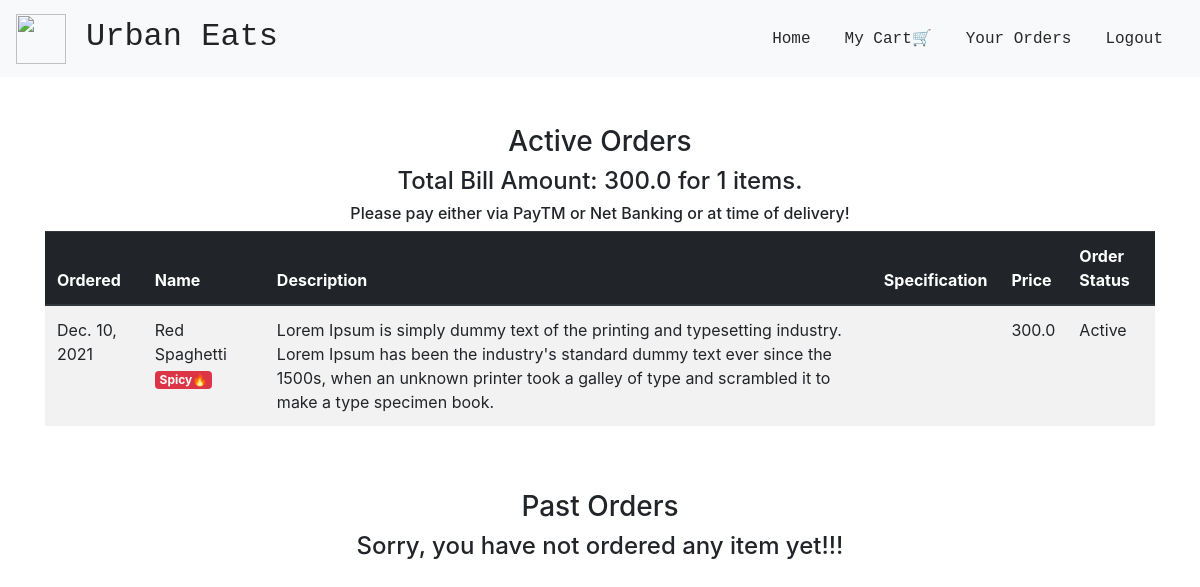
Before: /order_details/ (signed in) with the older database file.
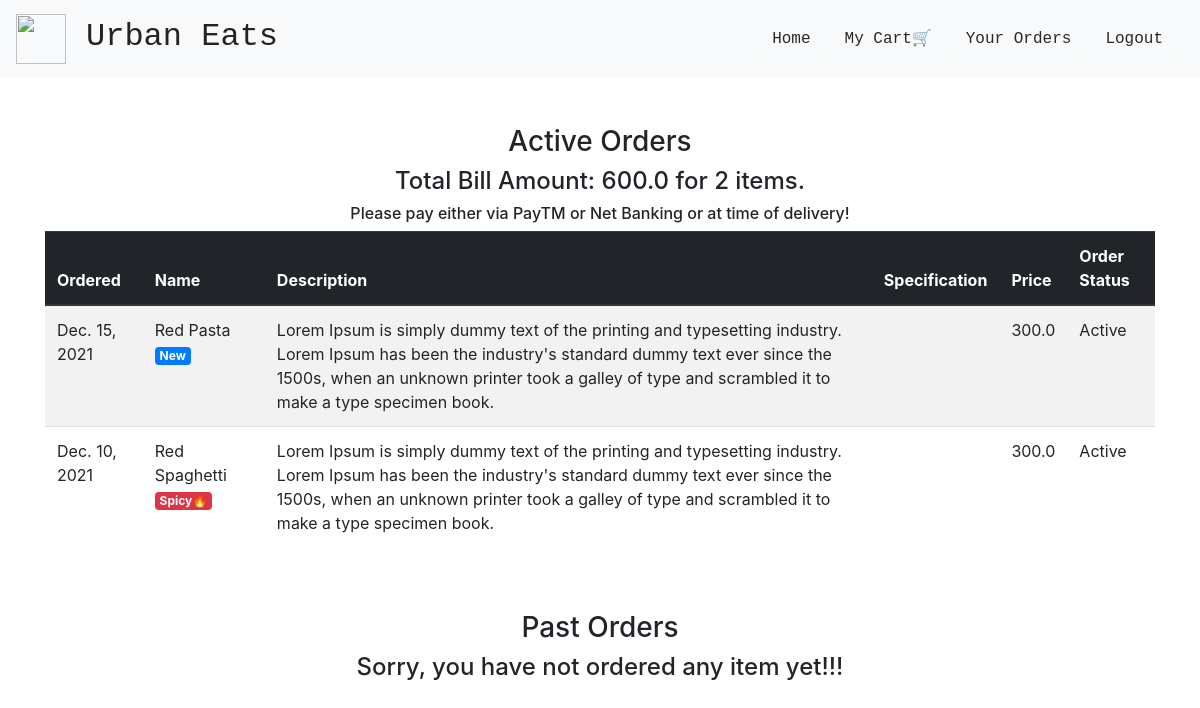
After: the same page with the newer database file.
### main/models.py (models this page shows, shortened)
class CartItems(models.Model):
    ORDER_STATUS = (
        ('Active', 'Active'),
        ('Delivered', 'Delivered')
    )
    user = models.ForeignKey(User, on_delete=models.CASCADE)
    item = models.ForeignKey(Item, on_delete=models.CASCADE)
    instructions = models.CharField(max_length=250,default="")
    ordered = models.BooleanField(default=False)
    quantity = models.IntegerField(default=1)
    ordered_date = models.DateField(default=timezone.now)
    status = models.CharField(max_length=20, choices=ORDER_STATUS, default='Active')
    delivery_date = models.DateField(default=timezone.now)
    class Meta:
        verbose_name = 'Cart Item'
        verbose_name_plural = 'Cart Items'

class Item(models.Model):
    LABELS = (
        ('BestSeller', 'BestSeller'),
        ('New', 'New'),
        ('Spicy🔥', 'Spicy🔥'),
    )
    LABEL_COLOUR = (
        ('danger', 'danger'),
        ('success', 'success'),
        ('primary', 'primary'),
        ('info', 'info')
    )
    title = models.CharField(max_length=150)
    description = models.CharField(max_length=250,blank=True)
    price = models.FloatField()
    instructions = models.CharField(max_length=250,default="Jain Option Available")
    image = models.ImageField(default='default.png', upload_to='images/')
    labels = models.CharField(max_length=25, choices=LABELS, blank=True)
    label_colour = models.CharField(max_length=15, choices=LABEL_COLOUR, blank=True)
    slug = models.SlugField(default="sushi_name")
    created_by = models.ForeignKey(User, on_delete=models.CASCADE)

### main/views.py (the view)
# urls.py: path('order_details/', views.order_details, name='order_details'),
@login_required
def order_details(request):
    items = CartItems.objects.filter(user=request.user, ordered=True,status="Active").order_by('-ordered_date')
    cart_items = CartItems.objects.filter(user=request.user, ordered=True,status="Delivered").order_by('-ordered_date')
    bill = items.aggregate(Sum('item__price'))
    number = items.aggregate(Sum('quantity'))
    total = bill.get("item__price__sum")
    count = number.get("quantity__sum")
    context = {
        'items':items,
        'cart_items':cart_items,
        'total': total,
        'count': count,
    }
    return render(request, 'main/order_details.html', context)

### main/templatetags/get_group.py (called while the page is built)
@register.filter(name='has_group')
def has_group(user, group_name):
    return user.groups.filter(name=group_name).exists()

### main/templates/main/order_details.html
{% extends "main/layout.html" %}
{% block content %}
<div class="cart">
    <div class="container">
        <div class="row">
            <div class="col-sm-12 mt-5">
                <h3 class="text-center">Active Orders</h3>
                {% if items %}
                <h4 class="text-center">Total Bill Amount: {{total}} for {{ count }} items.</h4>
                <h6 class="text-center">Please pay either via PayTM or Net Banking or at time of delivery!</h6>
                <div class="table-responsive">
                    <table class="table table-striped table-hover">
                        <thead class="thead-dark">
                        <tr>
                            <th scope="col">Ordered</th>
                            <th scope="col">Name</th>
                            <th scope="col">Description</th>
                            <th scope="col">Specification</th>
                            <th scope="col">Price</th>
                            <th scope="col">Order Status</th>
                        </tr>
                        </thead>
                        <tbody>
                            {% for item_active in items %}
                        <tr>
                            <td>{{ item_active.ordered_date }}</td>
                            <td>{{ item_active.item.title }} <span class="badge badge-{{ item_active.item.label_colour }}">{{ item_active.item.labels }}</span></td>
                            <td>{{ item_active.item.description }}</td>
                            <td>{{ item_active.instructions }}</td>
                            <td>{{ item_active.item.price }}</td>
                            <td>{{ item_active.status }}</td>
                        </tr>
                            {% endfor %}
                        </tbody>
                    </table>
                </div>
                {% else %}
                <h4 class="text-center">Sorry, you have not ordered any item yet!!!</h4>
                {% endif %}
            </div>
        </div>
        <div class="row">
            <div class="col-sm-12 mt-5">
                <h3 class="text-center">Past Orders</h3>
                {% if cart_items %}
                <div class="table-responsive">
                    <table class="table table-light">
                        <thead>
                        <tr>
                            <th scope="col">Ordered</th>
                            <th scope="col">Name</th>
                            <th scope="col">Description</th>
                            <th scope="col">Specification</th>
                            <th scope="col">Price</th>
                            <th scope="col">Order Status</th>
                            <th scope="col">Delivery Date</th>
                        </tr>
                        </thead>
                        <tbody>
                            {% for cart in cart_items %}
                        <tr>
                            <td>{{ cart.ordered_date }}</td>
                            <td>{{ cart.item.title }} <span class="badge badge-{{ cart.item.label_colour }}">{{ cart.item.labels }}</span></td>
                            <td>{{ cart.item.description }}</td>
                            <td>{{ cart.item.instructions }}</td>
                            <td>{{ cart.item.price }}</td>
                            <td>{{ cart.status }}</td>
                            <td>{{ cart.delivery_date }}</td>
                        </tr>
                            {% endfor %}
                        </tbody>
                    </table>
                </div>
                {% else %}
                <h4 class="text-center">Sorry, you have not ordered any item yet!!!</h4>
                {% endif %}
            </div>
        </div>
    </div>
</div>
{% endblock content %}

Changed rows visible on the page:
added CartItems: ordered_date "Dec. 15, 2021", item "Red Pasta", item.labels "New", item.description "Lorem Ipsum is simply dummy text of the printing and typesetting industry. Lorem Ipsum has been the industry's standard dummy text ever since the 1500s, when an unknown printer took a galley of type and scrambled it to make a type specimen book.", item.price "300.0", status "Active"
Other visible differences:
{{ total }}: "300.0" → "600.0"
{{ count }}: "1" → "2"
